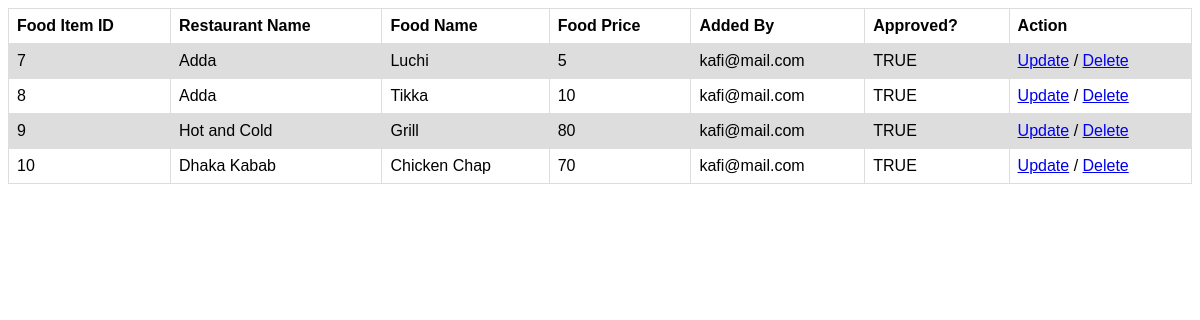
Screenshot of /backend/foods.php (signed in) with the database file from the repository.
### tables this page shows
CREATE TABLE `food` (
  `fid` int(11) NOT NULL,
  `rid` int(11) NOT NULL,
  `name` varchar(100) NOT NULL,
  `price` int(11) NOT NULL,
  `addedBy` varchar(50) NOT NULL,
  `approval` varchar(7) NOT NULL
);

CREATE TABLE `restaurant` (
  `rid` int(10) NOT NULL,
  `name` varchar(100) NOT NULL,
  `area` varchar(50) NOT NULL,
  `address` text NOT NULL,
  `addedBy` varchar(50) NOT NULL,
  `approval` varchar(7) NOT NULL
);

### backend/session.php (called while the page is built, shortened)
<?php
   require 'db_connection.php';
   $user_check = $_SESSION['email'];
   $ses_sql = mysqli_query($conn,"select * from user where email = '$user_check' ");
   $row = mysqli_fetch_array($ses_sql);
   $usertype = $row['usertype'];
?>

### backend/foods.php (the view, shortened to what this page needs)
<?php
    require 'session.php';
    if ($usertype=='admin' || $usertype == 'moderator') {
        $sql1 = "SELECT food.fid, restaurant.name, food.name, food.price, food.addedBy, food.approval FROM food JOIN restaurant WHERE food.rid = restaurant.rid ORDER BY approval";
        if($result = mysqli_query($conn, $sql1)){
            if(mysqli_num_rows($result) > 0)
            { ?>
                <table>
                    <tr>
                        <th>Food Item ID</th>
                        <th>Restaurant Name</th>
                        <th>Food Name</th>
                        <th>Food Price</th>
                        <th>Added By</th>
                        <th>Approved?</th>
                        <th>Action</th>
                    </tr>
              <?php  while($row = mysqli_fetch_array($result))
            { ?>
                    <tr>
                        <td> <?php echo $row['0'] ?> </td>
                        <td> <?php echo $row['1'] ?> </td>
                        <td> <?php echo $row['2'] ?> </td>
                        <td> <?php echo $row['3'] ?> </td>
                        <td> <?php echo $row['4'] ?> </td>
                        <td> <?php echo $row['5'] ?> </td>
                        <td>
                          <a href="update_food.php?id=<?php echo $row['fid']; ?> " target="_blank"><span class="edit" title="Edit"> Update</span></a> /
                          <a href="delete_food.php?id=<?php echo $row['fid']; ?>" onclick="return confirm('Are you sure you wish to delete this Record?');">
                              <span class="delete" title="Delete"> Delete</span>
                          </a>
                      </td>
                    </tr>
        <?php        }
                echo "</table>";
            } else{
                echo "No records matching your query were found.";
            }
        }
        else {
            echo "ERROR: Could not execute $sql. " . mysqli_error($conn);
        }
    }
?>
<!DOCTYPE html>
<html lang="en">
<head>
</head>
<body>
</body>
</html>

### backend/foods.php (style rules this page uses)
table { font-family: arial, sans-serif; border-collapse: collapse; width: 100%; }
td, th { border: 1px solid #dddddd; text-align: left; padding: 8px; }
tr:nth-child(even) { background-color: #dddddd; }

### rows the page displays
food: fid "7", rid.name "Adda", name "Luchi", price "5", addedBy "kafi@mail.com", approval "TRUE"
food: fid "8", rid.name "Adda", name "Tikka", price "10", addedBy "kafi@mail.com", approval "TRUE"
food: fid "9", rid.name "Hot and Cold", name "Grill", price "80", addedBy "kafi@mail.com", approval "TRUE"
food: fid "10", rid.name "Dhaka Kabab", name "Chicken Chap", price "70", addedBy "kafi@mail.com", approval "TRUE"
